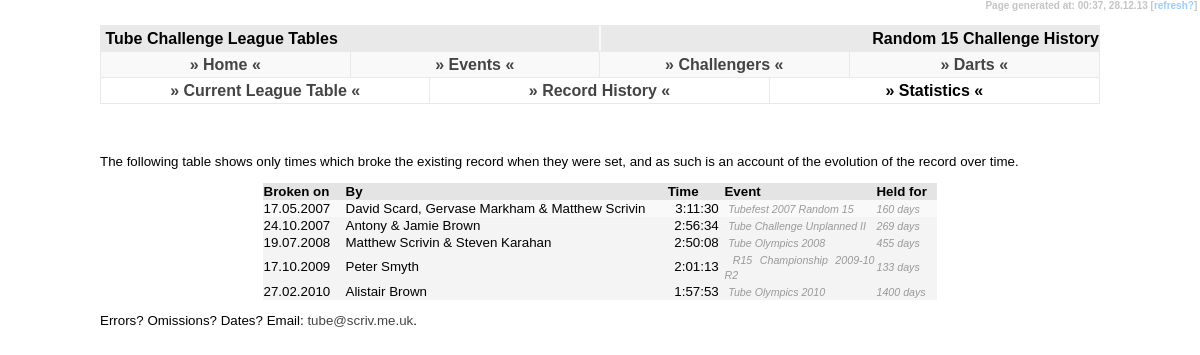
Page /random15/history/index.php on the committed database.
### tables this page shows
CREATE TABLE IF NOT EXISTS `tc_data` (
  `tc_challenge` varchar(3) NOT NULL DEFAULT '',
  `tc_name` varchar(255) NOT NULL DEFAULT '',
  `tc_hours` tinyint(2) NOT NULL DEFAULT '0',
  `tc_mins` tinyint(2) NOT NULL DEFAULT '0',
  `tc_sec` tinyint(2) NOT NULL DEFAULT '0',
  `tc_event` varchar(255) DEFAULT NULL,
  `tc_date` date DEFAULT NULL,
  `tc_fn_station_count` smallint(4) DEFAULT NULL,
  `tc_fn274_excluded_station` varchar(3) DEFAULT NULL,
  `tc_fn_gwr` char(1) DEFAULT NULL,
  `tc_uid` int(4) NOT NULL AUTO_INCREMENT,
  `tc_pending_yn` char(1) NOT NULL DEFAULT 'N',
  `tc_upd_id` varchar(3) NOT NULL DEFAULT '',
  `tc_upd_date` timestamp NOT NULL DEFAULT CURRENT_TIMESTAMP ON UPDATE CURRENT_TIMESTAMP,
  PRIMARY KEY (`tc_uid`)
);

### random15/history/index.php (the view, shortened to what this page needs)
<!DOCTYPE html PUBLIC "-//W3C//DTD XHTML 1.0 Strict//EN" "http://www.w3.org/TR/xhtml1/DTD/xhtml1-strict.dtd">
<html xmlns="http://www.w3.org/1999/xhtml" xml:lang="en">
<head>
  <link rel="stylesheet" title="Default" type="text/css" href="../../default.css" />
</head>
<body><div id="temps">Page generated at: <?php echo date("H:i"); ?>,&nbsp;<?php echo date("d.m.y"); ?>&nbsp;[<a class="text" href="javascript:location.reload()">refresh?</a>]&nbsp;</div>
<div id="header1">&nbsp;Tube Challenge League Tables</div>
<div id="header2">&nbsp;Random 15 Challenge History</div>
<?php
	include('../../menu.php');
	include('../../submenu.php');
?>
<div id="content">
	<h3>&nbsp;</h3>
<p>The following table shows only times which broke the existing record when they were set, and as such is an account of the evolution of the record over time.</p>
			<table align="center" border="0" cellpadding="1" cellspacing="0">
				<tr class="newshead">
					<td width="80">Broken on</td>
					<td>By</td>
					<td align="center">Time&nbsp;</td>
					<td width="150">Event</td>
					<td width="60">Held for</td>
				</tr>
				<?php
					$query = "SELECT * FROM tc_data WHERE tc_challenge = 'R15' AND tc_date is not null ORDER BY tc_date, tc_hours, tc_mins, tc_sec";
					$fnc = mysql_query($query) or die("Select Failed! [302]");
					$fncpos = 0;
						$prevhr = 19;
						$prevmin = 57;
						$prevsec = 47;
					while ($fncdata = mysql_fetch_array($fnc)) {
						$fncpos++;
						if(mktime($fncdata['tc_hours'], $fncdata['tc_mins'], $fncdata['tc_sec']) < mktime($prevhr, $prevmin, $prevsec)){
						if ($fncpos > 1){
						?>
					<td><i><?php $diff = (date("U", strtotime($fncdata['tc_date'])) - $prevdate)/86400; echo round($diff); ?> days</i></td>
				</tr><?php } ?>
				<tr class="row<?php if($fncpos%2 != 0){ echo "1"; } else { echo "2"; } ?>">
					<td><?php if ($fncdata['tc_date']){ echo date("d.m.Y", strtotime($fncdata['tc_date']));} ?></td>
					<td><?php echo $fncdata['tc_name']; ?></td>
					<td width="75" align="right"><?php if ($fncdata['tc_fn_gwr'] == "Y"){ ?>&#174;&nbsp;<?php } echo $fncdata['tc_hours']; ?>:<?php if ($fncdata['tc_mins'] < 10){ ?>0<?php } echo $fncdata['tc_mins']; ?>:<?php if ($fncdata['tc_sec'] < 10){ ?>0<?php } echo $fncdata['tc_sec']; ?>&nbsp;</td>
					<td>&nbsp;<i><?php echo $fncdata['tc_event']; ?></i></td>
				<?php	$prevhr = $fncdata['tc_hours'];
						$prevmin = $fncdata['tc_mins'];
						$prevsec = $fncdata['tc_sec'];
						$prevdate = date("U", strtotime($fncdata['tc_date']));
					} } ?>
					<td><i><?php $diff = (date("U", strtotime(date("Y-m-d"))) - $prevdate)/86400; echo round($diff); ?> days</i></td>
				</tr>
			</table>
<p>Errors? Omissions? Dates? Email: <a href="mailto:tube@scriv.me.uk">tube&#64;scriv.me.uk</a>.</p>
</div>
</body>
</html>

### default.css (style rules this page uses)
body { padding: 0; margin: 0; font-family: Trebuchet MS, Arial, Verdana, Helvetica, Calibri, sans-serif; background-color: #fff; font-weight: bold; }
#header1 { position: absolute; height: 25px; border-right: solid 1px #f9f9f9; border-left: solid 1px #e9e9e9; border-top: solid 1px #e9e9e9; border-bottom: solid 1px #e9e9e9; left: 100px; right: 50%; top: 25px; background-color: #e9e9e9; line-height: 25px; vertical-align: middle; }
#header2 { position: absolute; height: 25px; border-left: solid 1px #f9f9f9; border-right: solid 1px #e9e9e9; border-top: solid 1px #e9e9e9; border-bottom: solid 1px #e9e9e9; left: 50%; right: 100px; top: 25px; background-color: #e9e9e9; border-width: 1px; line-height: 25px; vertical-align: middle; text-align: right; }
#content { position: absolute; left: 100px; right: 100px; top: 108px; font-weight: normal; font-size: 10pt; text-align: justify; }
#temps { text-align: right; color: #c4c4c4; font-size: 7.5pt; position: absolute; right: 0px; height: 15px; top: 0px; margin: 0px 0px; vertical-align: middle; background-color: #ffffff; }
.newshead { background-color: #e4e4e4; vertical-align: middle; font-weight: bold; }
.row1 { background-color: #f9f9f9; }
.row2 { background-color: #f4f4f4; }
i { font-size: 8pt; color: #999999; }
a:link { color: #444444; text-decoration: none; }
a.text:link { color: #99ccff; text-decoration: none; }
h3 { padding-top: 15px; margin: 0; }

### rows in the picture
tc_data: tc_date "17.05.2007", tc_name "David Scard, Gervase Markham & Matthew Scrivin", tc_hours "3", tc_mins "11", tc_sec "30", tc_event "Tubefest 2007 Random 15"
tc_data: diff "160", tc_date "24.10.2007", tc_name "Antony & Jamie Brown", tc_hours "2", tc_mins "56", tc_sec "34", tc_event "Tube Challenge Unplanned II"
tc_data: diff "269", tc_date "19.07.2008", tc_name "Matthew Scrivin & Steven Karahan", tc_hours "2", tc_mins "50", tc_sec "8", tc_event "Tube Olympics 2008"
tc_data: diff "455", tc_date "17.10.2009", tc_name "Peter Smyth", tc_hours "2", tc_mins "1", tc_sec "13", tc_event "R15 Championship 2009-10 R2"
tc_data: diff "133", tc_date "27.02.2010", tc_name "Alistair Brown", tc_hours "1", tc_mins "57", tc_sec "53", tc_event "Tube Olympics 2010", tc_date "1400"
